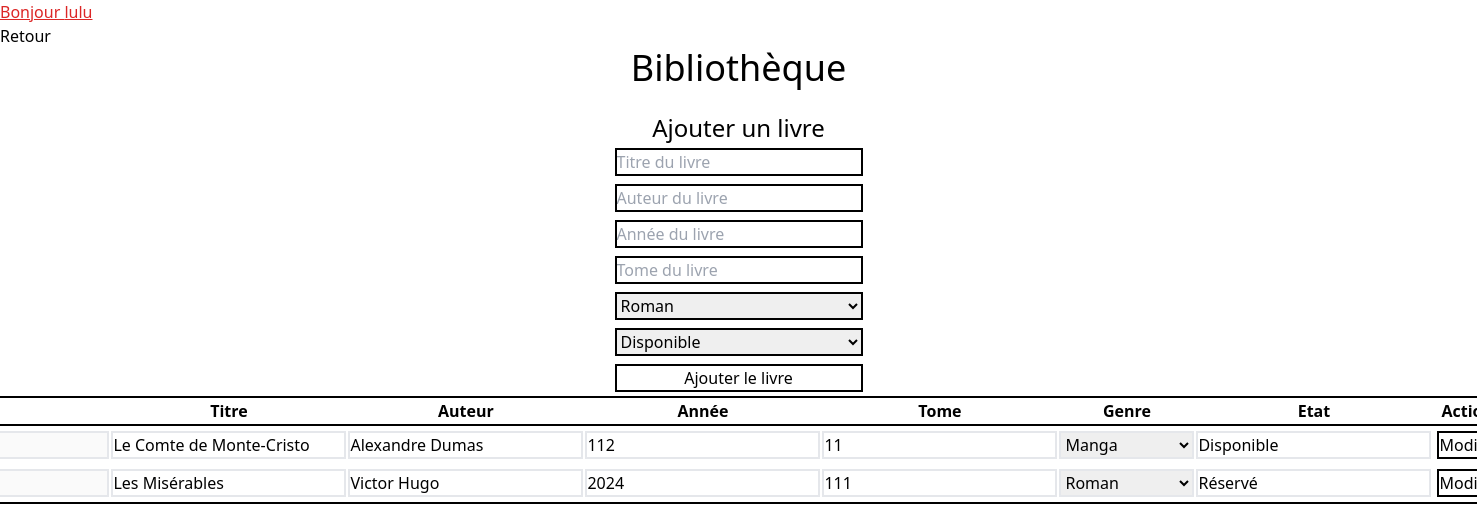
The app's page /admin_dashboard/manageBook.php (signed in) with its own data.
### tables this page shows
CREATE TABLE livre (
  id_livre int(10) NOT NULL,
  nom_livre varchar(255) DEFAULT NULL,
  genre_livre varchar(255) DEFAULT NULL,
  auteur_livre varchar(255) DEFAULT NULL,
  annee_livre int(10) DEFAULT NULL,
  tome_livre int(10) DEFAULT NULL,
  etat_livre varchar(255) NOT NULL DEFAULT 'Disponible'
);

### src/admin_dashboard/manageBook.php (the view, shortened to what this page needs)
<?php
require_once "../includes/dbh.inc.php";
$products = $pdo->query("SELECT * FROM livre")->fetchAll();
$genres = $pdo->query("SELECT DISTINCT nom FROM genre")->fetchAll(PDO::FETCH_COLUMN);
?>
<!doctype html>
<html>
<head>
  <link href="../output.css" rel="stylesheet">
</head>
<body>
  <H1 class="underline text-red-600"> Bonjour <?= $_SESSION["admin_username"] ?> </H1>
  <a href="../admin_dashboard.php">Retour</a>
  <div class="flex-col flex justify-center items-center">
    <h1 class="text-4xl"> Bibliothèque </h1><br>
    <h1 class="text-2xl"> Ajouter un livre </h1>
  </div>
  <div class="flex flex-col justify-center items-center">
    <form class="flex-col flex w-64" action="../includes/add_book.inc.php" method="post">
      <input placeholder="Titre du livre" class="border-black border-2 m-1" type="text" name="nom_livre" id="nom_livre" required>
      <input placeholder="Auteur du livre" class="border-black border-2 m-1" type="text" name="auteur_livre" id="auteur_livre" required>
      <input placeholder="Année du livre" class="border-black border-2 m-1" type="number" name="annee_livre" id="annee_livre" required>
      <input placeholder="Tome du livre" class="border-black border-2 m-1" type="number" name="tome_livre" id="tome_livre" min="1" required>
      <select placeholder="Genre du livre" class="border-black border-2 m-1" name="genre_livre" id="genre_livre" required>
        <?php foreach ($genres as $genre) : ?>
          <option value="<?= $genre ?>"><?= $genre ?></option>
        <?php endforeach; ?>
      </select>
      <select placeholder="Etat du livre" class="border-black border-2 m-1" name="etat_livre" id="etat_livre" required>
        <option value="Disponible">Disponible</option>
      </select>
      <button class="border-black border-2 m-1 hover:bg-black transition:2s hover:text-white animate-fade" type="submit">Ajouter le livre</button>
    </form>
  </div>
  <div class="flex justify-center items-center">
    <table class="flex-col border-2 border-black justify-center items-center">
      <thead>
        <tr class="border-black border-2 ">
          <th>ID</th>
          <th>Titre</th>
          <th>Auteur</th>
          <th>Année</th>
          <th>Tome</th>
          <th>Genre</th>
          <th>Etat</th>
          <th>Actions</th>
        </tr>
      </thead>
      <tbody>
        <?php foreach ($products as $product) : ?>
          <tr>
            <form action="../includes/update_book.inc.php" method="post">
              <td><input class="border-2 BORDER-black" type="text" name="id_livre" value="<?= $product["id_livre"] ?>" disabled></td>
              <td><input class="border-2 BORDER-black" type="text" name="nom_livre" value="<?= $product["nom_livre"] ?>" required></td>
              <td><input class="border-2 BORDER-black" type="text" name="auteur_livre" value="<?= $product["auteur_livre"] ?>" required></td>
              <td><input class="border-2 BORDER-black" type="text" name="annee_livre" value="<?= $product["annee_livre"] ?>" required></td>
              <td><input class="border-2 BORDER-black" type="text" name="tome_livre" value="<?= $product["tome_livre"] ?>" min="1" required></td>
              <td><select class="border-2 BORDER-black" name="genre_livre" required>
                  <?php foreach ($genres as $genre) : ?>
                    <option value="<?= $genre ?>" <?= $product["genre_livre"] === $genre ? "selected" : "" ?>><?= $genre ?></option>
                  <?php endforeach; ?>
                </select>
              </td>
              <td><input class="border-2 BORDER-black" type="text" name="etat_livre" value="<?= $product["etat_livre"] ?>" required></td>
              <td>
                <button class="border-black border-2 m-1 hover:bg-black transition:2s hover:text-white animate-fade" type="submit">Modifier</button>
              </td>
            </form>
          </tr>
        <?php endforeach; ?>
      </tbody>
    </table>
  </div>
</body>
</html>

### records on screen
livre: id_livre "32", nom_livre "Le Comte de Monte-Cristo", auteur_livre "Alexandre Dumas", annee_livre "112", tome_livre "11", genre_livre "Manga", etat_livre "Disponible"
livre: id_livre "35", nom_livre "Les Misérables", auteur_livre "Victor Hugo", annee_livre "2024", tome_livre "111", genre_livre "Roman", etat_livre "Réservé"

### other values on screen
$_SESSION["admin_username"] "lulu"
form field genre_livre "Roman"
